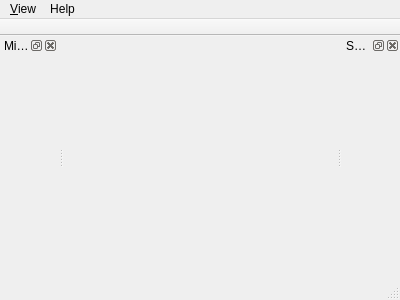
<?xml version="1.0" encoding="UTF-8"?>
<ui version="4.0">
 <class>MainWindow</class>
 <widget class="QMainWindow" name="MainWindow">
  <property name="geometry">
   <rect>
    <x>0</x>
    <y>0</y>
    <width>400</width>
    <height>300</height>
   </rect>
  </property>
  <property name="windowTitle">
   <string>DecaRangeRTLS</string>
  </property>
  <property name="windowIcon">
   <iconset resource="../res/resources.qrc">
    <normaloff>:/icons/DWctrler.ico</normaloff>:/icons/DWctrler.ico</iconset>
  </property>
  <widget class="GraphicsWidget" name="graphicsWidget"/>
  <widget class="QMenuBar" name="menuBar">
   <property name="geometry">
    <rect>
     <x>0</x>
     <y>0</y>
     <width>400</width>
     <height>21</height>
    </rect>
   </property>
   <widget class="QMenu" name="viewMenu">
    <property name="title">
     <string>&amp;View</string>
    </property>
   </widget>
   <widget class="QMenu" name="helpMenu">
    <property name="title">
     <string>Help</string>
    </property>
    <addaction name="actionAbout"/>
   </widget>
   <addaction name="viewMenu"/>
   <addaction name="helpMenu"/>
  </widget>
  <widget class="QToolBar" name="mainToolBar">
   <property name="movable">
    <bool>false</bool>
   </property>
   <property name="floatable">
    <bool>false</bool>
   </property>
   <attribute name="toolBarArea">
    <enum>TopToolBarArea</enum>
   </attribute>
   <attribute name="toolBarBreak">
    <bool>false</bool>
   </attribute>
  </widget>
  <widget class="QStatusBar" name="statusBar"/>
  <widget class="QDockWidget" name="viewSettings_dw">
   <property name="windowTitle">
    <string>Settings</string>
   </property>
   <attribute name="dockWidgetArea">
    <number>2</number>
   </attribute>
   <widget class="ViewSettingsWidget" name="viewSettings_w"/>
  </widget>
  <widget class="QDockWidget" name="minimap_dw">
   <property name="windowTitle">
    <string>Minimap</string>
   </property>
   <attribute name="dockWidgetArea">
    <number>1</number>
   </attribute>
   <widget class="MinimapView" name="minimap"/>
  </widget>
  <action name="actionAbout">
   <property name="text">
    <string>About</string>
   </property>
  </action>
  <action name="actionConfig">
   <property name="text">
    <string>Channel Config</string>
   </property>
  </action>
 </widget>
 <layoutdefault spacing="6" margin="11"/>
 <customwidgets>
  <customwidget>
   <class>ViewSettingsWidget</class>
   <extends>QWidget</extends>
   <header>ViewSettingsWidget.h</header>
   <container>1</container>
  </customwidget>
  <customwidget>
   <class>GraphicsWidget</class>
   <extends>QWidget</extends>
   <header>GraphicsWidget.h</header>
   <container>1</container>
  </customwidget>
  <customwidget>
   <class>MinimapView</class>
   <extends>QWidget</extends>
   <header>MinimapView.h</header>
   <container>1</container>
  </customwidget>
 </customwidgets>
 <resources>
  <include location="../res/resources.qrc"/>
 </resources>
 <connections/>
</ui>
